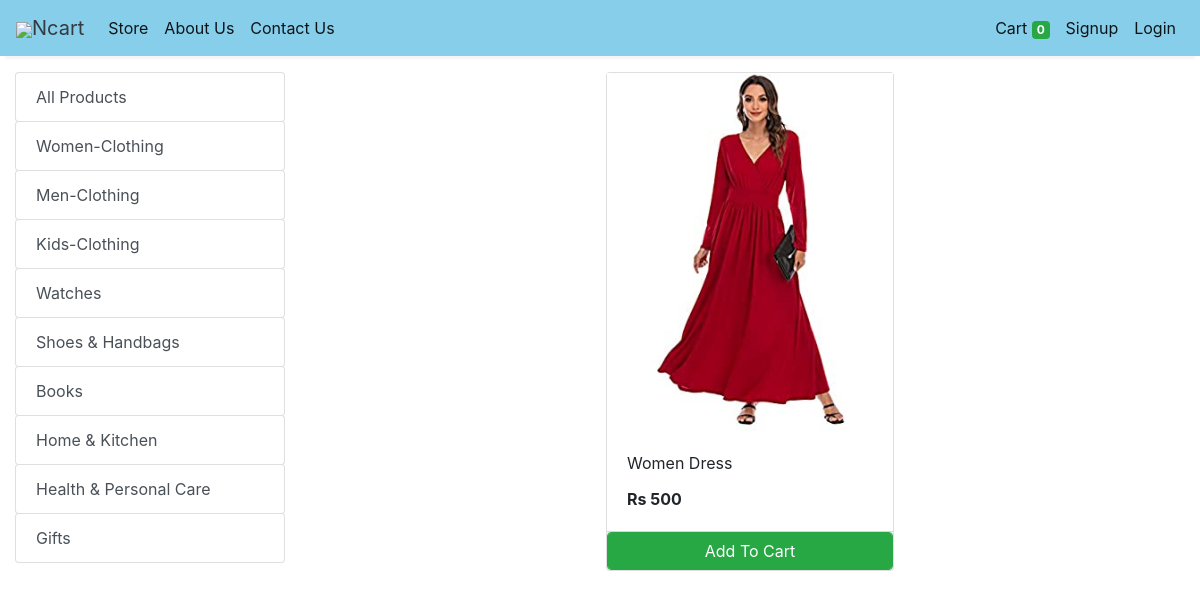
/store?category=1, run on the app's committed database.
### store/models/category.py (models this page shows, shortened)
class Category(models.Model):
    name = models.CharField(max_length=50)
    @staticmethod
    def get_all_categories():
        print("inside get_all_categories() of Category class")
        return Category.objects.all()

### store/models/product.py (models this page shows, shortened)
class Products(models.Model):
    name = models.CharField(max_length=60)
    price = models.IntegerField(default=0)
    category = models.ForeignKey(Category, on_delete=models.CASCADE, default=1)
    description = models.CharField(max_length=250, default='', blank=True, null=True)
    image = models.ImageField(upload_to='products/')
    @staticmethod
    def get_all_products_by_category_id(category_id):
        if category_id:
            return Products.objects.filter(category=category_id)
        else:
            return Products.get_all_products();

### store/views/home.py (the view)
# urls.py: path('', include('store.urls')),
def store(request):
    cart = request.session.get('cart')
    out_of_stock = request.session.get('out_of_stock')
    if not cart:
        request.session['cart'] = {}
        request.session['out_of_stock'] = {}
    categories = Category.get_all_categories()
    category_id = request.GET.get('category')
    if category_id:
        products = Products.get_all_products_by_category_id(category_id)
    else:
        products = Products.get_all_products()
    data = {'products': products, 'categories': categories}
    print('You are logged in with email : ', request.session.get('email'))
    return render(request, 'html/index.html', data)

### store/templatetags/cart.py (called while the page is built)
@register.filter(name='is_in_cart')
def is_in_cart(product, cart):
    keys = cart.keys()
    for id in keys:
        if int(id) == product.id:
            return True
    return False;

### store/templatetags/custom_filter.py (called while the page is built)
@register.filter(name='currency')
def currency(number):
    return "Rs "+str(number)

### store/templates/html/index.html (shortened to what this page needs)
{% extends 'html/base.html' %}
{% block content %}
{% load cart %}
{% load custom_filter %}
<div class="container-fluid mt-3">
	<div class="row">
		<div class="col-lg-3 mx-auto">
			<div class="list-group">
				<a href="/" class="list-group-item list-group-item-action btn btn-outline-success">All Products</a>
				{% for category in categories %}
				<a href="/?category={{category.id}}"
					class="list-group-item list-group-item-action btn btn-outline-success ">{{category.name}}</a>
				{% endfor %}
			</div>
		</div>
		<div id='products' class="col-lg-9 mx-auto">
			<div class="row mx-auto">
				{% for product in products %}
				<div class="card mx-auto mb-3" id={{product.id}} style="width: 18rem;">
					<img class="card-img-bottom" src="{{product.image.url}}" alt="Card image cap">
					<div class="card-body">
						<p class="card-title">{{product.name}}</p>
						<p class="card-text"><b>{{product.price|currency}}</b></p>
					</div>
					<div class="card-footer p-0 no-gutters">
						{% if product|is_in_cart:request.session.cart %}
						<div class="row no-gutters">
							<form action="/#{{product.id}}" class="col-2 " method="post">
								{% csrf_token %}
								<input hidden type="text" name='product' value='{{product.id}}'>
								<input hidden type="text" name='remove' value='True'>
								<input type="submit" value=" - " class="btn btn-block btn-success border-right">
							</form>
								{%if product|is_out_stock_flag:request.session.out_of_stock%}
									<div class="text-center col btn btn-danger">Out of Stock </div>
								{% else %}
									<div class="text-center col btn btn-success">{{product|cart_quantity:request.session.cart}} in Cart</div>
									<form action="/#{{product.id}}" class="col-2 " method="post">
										{% csrf_token %}
										<input hidden type="text" name='product' value='{{product.id}}'>
										<input type="submit" value=" + " class="btn btn-block btn-success border-left">
									</form>
								{% endif %}
						</div>
						{% else %}
						<form action="/#{{product.id}}" method="POST" class="btn-block">
							<input type="submit" class="float-right btn btn-success form-control"
								value="Add To Cart">
						</form>
						{% endif %}
					</div>
				</div>
				{% endfor %}
			</div>
		</div>
	</div>
</div>
{% endblock %}

### data on the page
Category: name "Women-Clothing"
Category: name "Men-Clothing"
Category: name "Kids-Clothing"
Category: name "Watches"
Category: name "Shoes & Handbags"
Category: name "Books"
Category: name "Home & Kitchen"
Category: name "Health & Personal Care"
Category: name "Gifts"
Products: image (picture), name "Women Dress", price "Rs 500"

### other printed values
{{ request.session.cart.keys|length }} "0"
